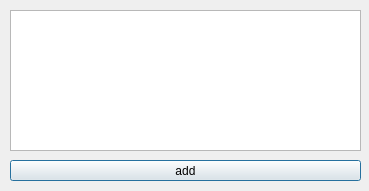
<?xml version="1.0" encoding="UTF-8"?>
<ui version="4.0">
 <class>addprog</class>
 <widget class="QDialog" name="addprog">
  <property name="geometry">
   <rect>
    <x>0</x>
    <y>0</y>
    <width>369</width>
    <height>191</height>
   </rect>
  </property>
  <property name="windowTitle">
   <string>Dialog</string>
  </property>
  <widget class="QListWidget" name="prog_l">
   <property name="geometry">
    <rect>
     <x>10</x>
     <y>10</y>
     <width>351</width>
     <height>141</height>
    </rect>
   </property>
  </widget>
  <widget class="QPushButton" name="add_b">
   <property name="geometry">
    <rect>
     <x>10</x>
     <y>160</y>
     <width>351</width>
     <height>21</height>
    </rect>
   </property>
   <property name="sizePolicy">
    <sizepolicy hsizetype="Fixed" vsizetype="Fixed">
     <horstretch>0</horstretch>
     <verstretch>0</verstretch>
    </sizepolicy>
   </property>
   <property name="text">
    <string>add</string>
   </property>
  </widget>
  <widget class="QPushButton" name="remove_b">
   <property name="geometry">
    <rect>
     <x>420</x>
     <y>380</y>
     <width>80</width>
     <height>21</height>
    </rect>
   </property>
   <property name="text">
    <string>remove</string>
   </property>
  </widget>
 </widget>
 <resources/>
 <connections/>
</ui>
